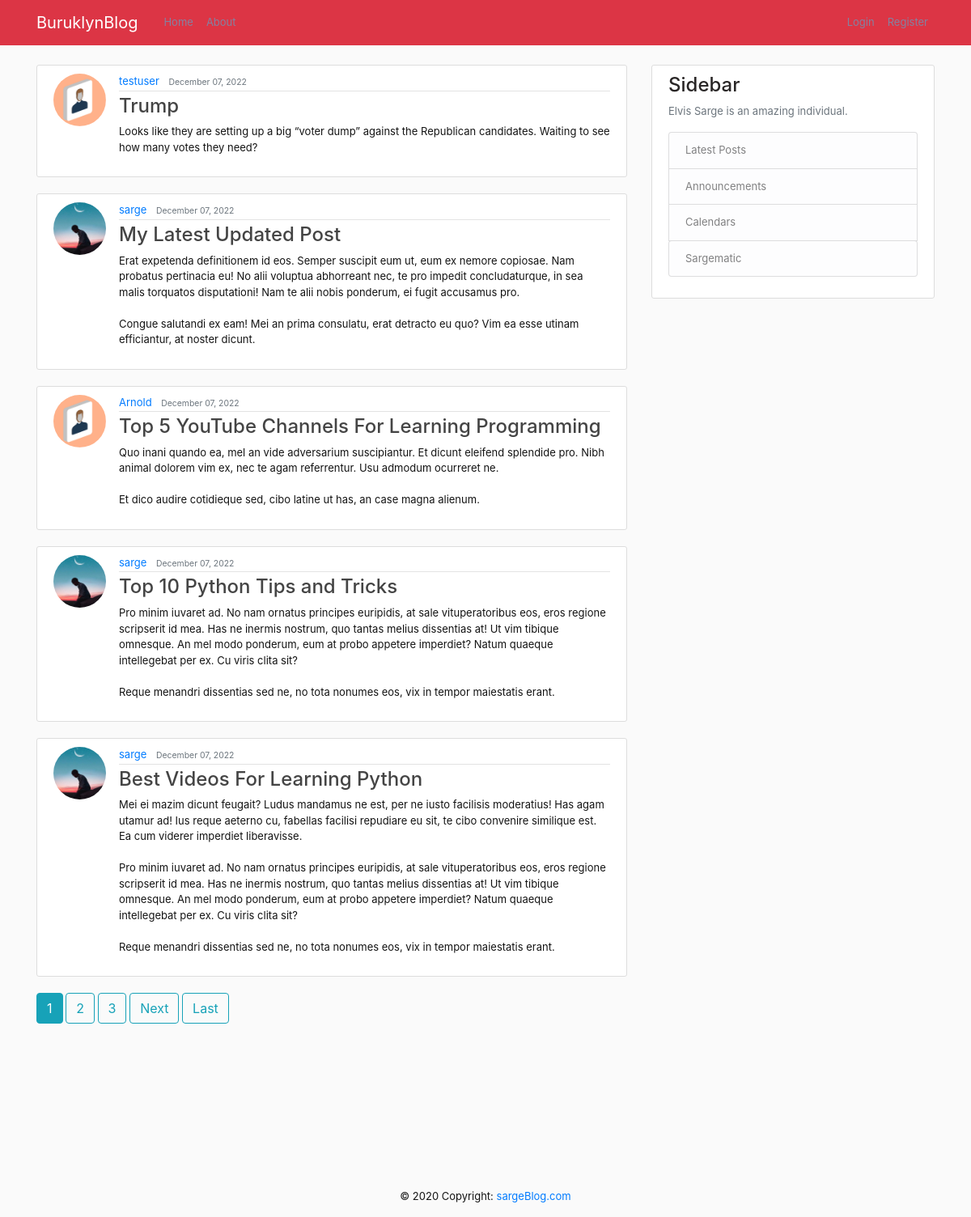
The page / on the database its author committed.
### blog/models.py (models this page shows, shortened)
class Post(models.Model):
    title = models.CharField(max_length=100)
    content = models.TextField()
    date_posted = models.DateTimeField(default=timezone.now)
    author = models.ForeignKey(User, on_delete=models.CASCADE)

### users/models.py (models this page shows, shortened)
class Profile(models.Model):
    user = models.OneToOneField(User, on_delete=models.CASCADE)
    image = models.ImageField(default='default.png', upload_to='profile-pics')

### blog/views.py (the view)
# urls.py: path('', PostListView.as_view(), name='blog-home'),
class PostListView(ListView):
    model = Post
    template_name = 'blog/home.html'
    context_object_name = 'posts'
    ordering = ['-date_posted']
    paginate_by = 5

### blog/templates/blog/home.html (shortened to what this page needs)
{% extends 'base.html' %}
{% block content %}
  {%for post in posts%}
  <article class="media content-section ">
    <img class="rounded-circle article-img" src="{{post.author.profile.image.url}}">
    <div class="media-body">
      <div class="article-metadata">
        <a class="mr-2" href="{% url 'user_posts' post.author.username %}">{{ post.author }}</a>
        <small class="text-muted">{{ post.date_posted|date:"F d, Y" }}</small>
      </div>
      <h4><a class="article-title" href="{% url 'post-detail' post.id %}">{{ post.title }}</a></h4>
      <p class="article-content">{{ post.content }}</p>
    </div>
  </article>
	{%endfor%}
  {% if is_paginated %}
      {% for num in page_obj.paginator.page_range %}
          {% if page_obj.number == num %}
              <a class="btn btn-info mb-4" href="?page={{ num }}">{{ num }}</a>
          {% elif  num > page_obj.number|add:'-3' and num < page_obj.number|add:'3' %}
            <a class="btn btn-outline-info mb-4" href="?page={{ num }}">{{ num }}</a>
          {% endif %}
      {% endfor %}
      {% if page_obj.has_next %}
          <a class="btn btn-outline-info mb-4" href="?page={{ page_obj.next_page_number }}">Next</a>
          <a class="btn btn-outline-info mb-4" href="?page={{ page_obj.paginator.num_pages }}">Last</a>
      {% endif %}
  {% endif %}
{% endblock content %}

### blog/templates/base.html (shortened to what this page needs)
{% load static %}
{% load crispy_forms_tags %}
<!DOCTYPE html>
<html>
    <head>
    <link rel="stylesheet" href="https://cdn.jsdelivr.net/npm/bootstrap@4.3.1/dist/css/bootstrap.min.css">
    <link rel="stylesheet" type="text/css" href="{% static 'main.css' %}">
    <header class="site-header">
        <nav class="navbar navbar-expand-md navbar-dark bg-danger fixed-top">
          <div class="container">
            <a class="navbar-brand mr-4" href="/">BuruklynBlog</a>
            <div class="collapse navbar-collapse" id="navbarToggle">
              <div class="navbar-nav mr-auto">
                <a class="nav-item nav-link" href="{% url 'blog-home' %}">Home</a>
                <a class="nav-item nav-link" href="{% url 'blog-about' %}">About</a>
              </div>
              <div class="navbar-nav">
                {% if user.is_authenticated %}
                  <a class="nav-item nav-link" href="{% url 'post-create' %}">New Post</a>
                  <a class="nav-item nav-link" href="{% url 'profile' %}">Profile</a>
                  <a class="nav-item nav-link" href="{% url 'logout' %}">Logout</a>
                {% else %}
                  <a class="nav-item nav-link" href="{% url 'login' %}">Login</a>
                  <a class="nav-item nav-link" href="{% url 'register' %}">Register</a>
                {% endif %}
              </div>
            </div>
          </div>
        </nav>
    </header>
    </head>
    <body class="">
    <main role="main" class="container">
        <div class="row">
          <div class="col-md-8">
            {% block content %}
            {% endblock %}
          </div>
          <div class="col-md-4">
            <div class="content-section">
              <h4>Sidebar</h4>
              <p class='text-muted'>Elvis Sarge is an amazing individual.</p>
                <ul class="list-group">
                  <li class="list-group-item list-group-item-light">Latest Posts</li>
                  <li class="list-group-item list-group-item-light">Announcements</li>
                  <li class="list-group-item list-group-item-light">Calendars</li>
                  <a href="https://twitter.com/kidejavu_"><li class="list-group-item list-group-item-light">Sargematic</li></a>
                </ul>
            </div>
          </div>
        </div>
      </main>
      <footer class="page-footer font-small grey darken-3">
        <div class="container">
          <div class="row">
            <div class="col-md-12 py-5">
              <div class="mb-5 flex-center">
                <a class="fb-ic"></a>
                <a class="tw-ic"></a>
                <a class="gplus-ic"></a>
                <a class="li-ic"></a>
                <a class="ins-ic"></a>
              </div>
            </div>
          </div>
        </div>
        <div class="footer-copyright text-center py-3">© 2020 Copyright:
          <a href="/"> sargeBlog.com</a>
        </div>
      </footer>
    </body>
</html>

### blog/static/main.css (style rules this page uses)
body { background: #fafafa; color: #141414; margin-top: 5rem; font-size: 13px; }
h1, h2, h3, h4, h5, h6 { color: #292626; }
ul { margin: 0; }
.site-header .navbar-nav .nav-link { color: #8482a1; }
.content-section { background: #ffffff; padding: 10px 20px; border: 1px solid #dddddd; border-radius: 3px; margin-bottom: 20px; }
.article-title { color: #444444; }
.article-content { white-space: pre-line; }
.article-img { height: 65px; width: 65px; margin-right: 16px; }
.article-metadata { padding-bottom: 1px; margin-bottom: 4px; border-bottom: 1px solid #e3e3e3 }

### rows shown on the page
Post: author.profile.image (placeholder picture), author "testuser", date_posted "December 07, 2022", title "Trump", content "Looks like they are setting up a big “voter dump” against the Republican candidates. Waiting to see how many votes they need?"
Post: author.profile.image (picture), author "sarge", date_posted "December 07, 2022", title "My Latest Updated Post", content "Erat expetenda definitionem id eos. Semper suscipit eum ut, eum ex nemore copiosae. Nam probatus pertinacia eu! No alii voluptua abhorreant nec, te pro impedit concludaturque, in sea malis torquatos disputationi! Nam te alii nobis ponderum, ei fugit accusamus pro. Congue salutandi ex eam! Mei an prima consulatu, erat detracto eu quo? Vim ea esse utinam efficiantur, at noster dicunt."
Post: author.profile.image (placeholder picture), author "Arnold", date_posted "December 07, 2022", title "Top 5 YouTube Channels For Learning Programming", content "Quo inani quando ea, mel an vide adversarium suscipiantur. Et dicunt eleifend splendide pro. Nibh animal dolorem vim ex, nec te agam referrentur. Usu admodum ocurreret ne. Et dico audire cotidieque sed, cibo latine ut has, an case magna alienum."
Post: author.profile.image (picture), author "sarge", date_posted "December 07, 2022", title "Top 10 Python Tips and Tricks", content "Pro minim iuvaret ad. No nam ornatus principes euripidis, at sale vituperatoribus eos, eros regione scripserit id mea. Has ne inermis nostrum, quo tantas melius dissentias at! Ut vim tibique omnesque. An mel modo ponderum, eum at probo appetere imperdiet? Natum quaeque intellegebat per ex. Cu viris clita sit? Reque menandri dissentias sed ne, no tota nonumes eos, vix in tempor maiestatis erant."
Post: author.profile.image (picture), author "sarge", date_posted "December 07, 2022", title "Best Videos For Learning Python", content "Mei ei mazim dicunt feugait? Ludus mandamus ne est, per ne iusto facilisis moderatius! Has agam utamur ad! Ius reque aeterno cu, fabellas facilisi repudiare eu sit, te cibo convenire similique est. Ea cum viderer imperdiet liberavisse. Pro minim iuvaret ad. No nam ornatus principes euripidis, at sale vituperatoribus eos, eros regione scripserit id mea. Has ne inermis nostrum, quo tantas melius dissentias at! Ut vim tibique omnesque. An mel modo ponderum, eum at probo appetere imperdiet? Natum quaeque intellegebat per ex. Cu viris clita sit? Reque menandri dissentias sed ne, no tota nonumes eos, vix in tempor maiestatis erant."

### other values the page prints
{{ num }} "1"
{{ num }} "2" "3"
